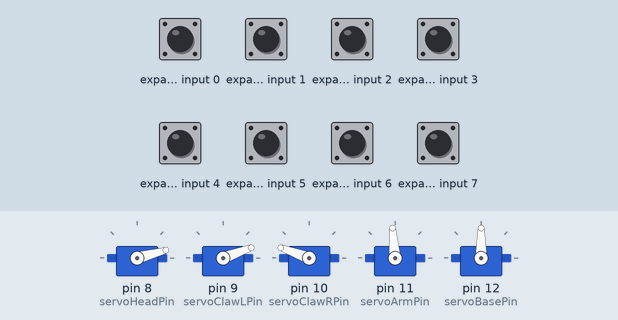
Recording of a sketch running on a simulated Arduino Uno, built with avr-gcc and run on an emulated ATmega328P. On the bench: 5 × servo. Wiring (inferred from the names in the program): NES/SNES game pad: load pin 4; clock pin 3; serial out pin 2. The test bench sets the inputs (shaded band); at power-on: expander input 0–7 HIGH. What the sketch prints to the serial monitor is not drawn.

Above: at 1.4 s.
1.5 s: expander input 2 driven LOW
At 3.1 s:
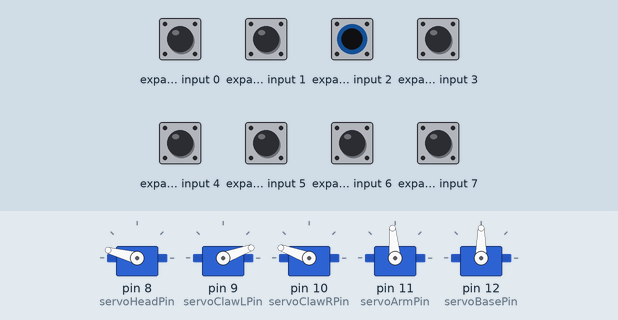
3.4 s: expander input 1 driven LOW
At 4.6 s:
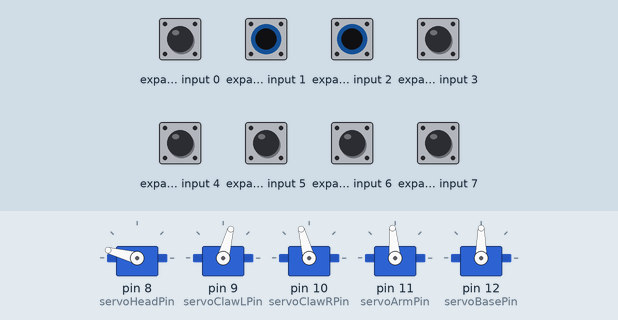
5.0 s: expander input 4 driven LOW
At 6.2 s:
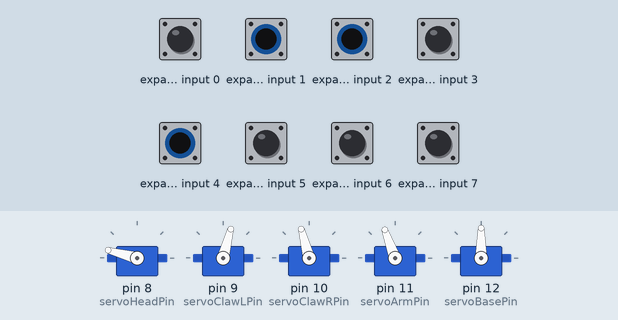
6.5 s: expander input 6 driven LOW
At 7.4 s:
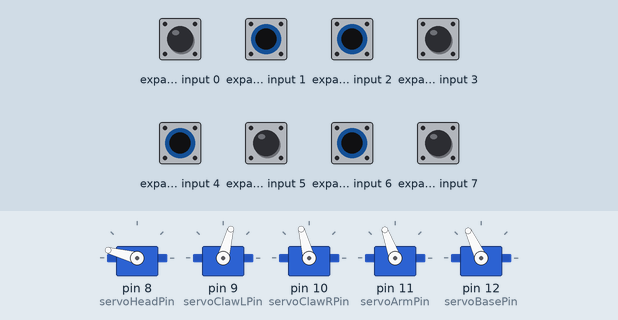
8.0 s: expander input 5 driven LOW
At 8.5 s:
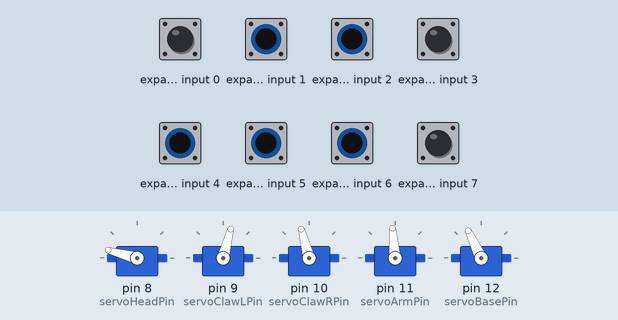
9.5 s: expander input 5 driven HIGH
At 10.8 s:
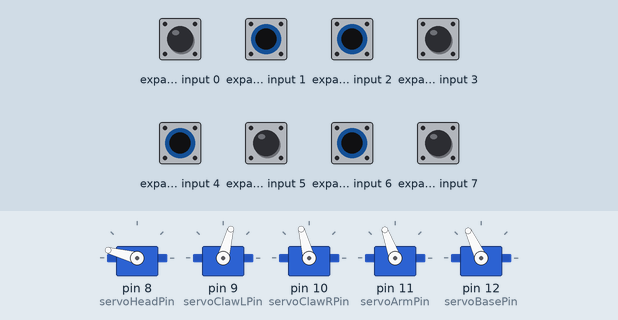
Timing chart, 0 to 12.0 s (numbered marks = the images above; inputs shaded):
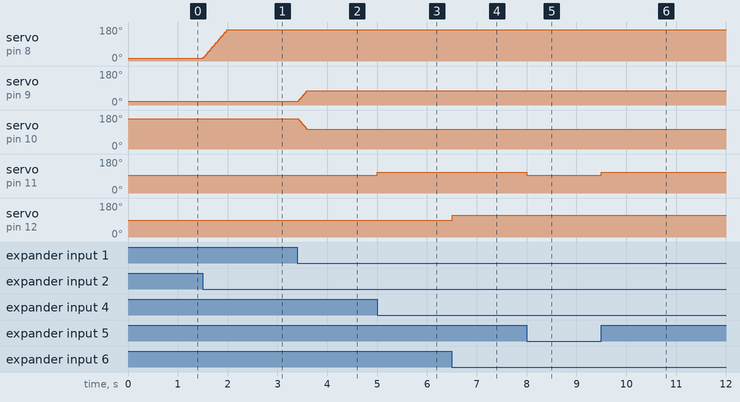

Measured:
- after the input at 1.5 s, servo on pin 8 (servoHeadPin): moves from 15° to 165° over 0.48 s, starting at once
- after the input at 3.4 s, servo on pin 9 (servoClawLPin): moves from 20° to 75° over 0.18 s, starting at once; servo on pin 10 (servoClawRPin): moves from 160° to 105° over 0.18 s, starting at once
- after the input at 5.0 s, servo on pin 11 (servoArmPin): 95° → 110° at once
- after the input at 6.5 s, servo on pin 12 (servoBasePin): 90° → 115° at once
- after the input at 8.0 s, servo on pin 11 (servoArmPin): 110° → 95° at once
- after the input at 9.5 s, servo on pin 11 (servoArmPin): 95° → 110° at once

The sketch:

ChokeBot.ino
```cpp
// (licence header left out)
///
// contants

#define serialSpeed 19200
#define serialBlockDelay 50
#define serialReadDelay 15

#define controlClockPin 3
#define controlLatchPin 4
#define controlDataPin 2
#define controlDataSize 8
#define controlDelay 2 // microseconds

#define controlMaskUp     B00001000
#define controlMaskDown   B00000100
#define controlMaskLeft   B00000010
#define controlMaskRight  B00000001
#define controlMaskStart  B00010000
#define controlMaskSelect B00100000
#define controlMaskB      B01000000
#define controlMaskA      B10000000

#define servoMoveDelay 3 // in milliseconds (for now shared by all servos)
#define servoLowerLimit 0 // these are absolute min / max
#define servoUpperLimit 180

#define servoHeadPin 8
#define servoHeadLowerLimit 15
#define servoHeadUpperLimit 165

#define servoClawLPin 9
#define servoClawRPin 10
#define servoClawLowerLimit 20
#define servoClawUpperLimit 75

#define servoArmPin 11
#define servoArmStop 95
#define servoArmLowerLimit servoArmStop - 15
#define servoArmUpperLimit servoArmStop + 15

#define servoBasePin 12
#define servoBaseStop 90
#define servoBaseLowerLimit servoBaseStop - 25
#define servoBaseUpperLimit servoBaseStop + 25

// strings in flash
#define _string_Enable F("enabled")
#define _string_Disable F("disable")
#define _string_Unknown F("unknown")
#define _string_Intro F(" ~*~~~~~~~~~~~~~~~~~~~~*~\n ~*~ CHOKE-BOT v2.69b ~*~\n ~*~~~~~~~~~~~~~~~~~~~~*~\n")

#define _string_SetupSerial F("serial initialized")
#define _string_SetupControl F("control initialized")
#define _string_SetupServo F("servos initialized")
#define _string_SetupClaw F("claw initialized")
#define _string_SetupHead F("head initialized")
#define _string_SetupArm F("arm initialized")
#define _string_SetupBase F("base initialized")
#define _string_SetupComplete F("setup complete\n")

#define _string_ServoState F("servo state : ")
#define _string_ServoHead F("head : ")
#define _string_ServoClawL F("claw left : ")
#define _string_ServoClawR F("claw right : ")
#define _string_ServoArm F("arm : ")
#define _string_ServoBase F("base : ")

#define _string_SetupParamDelay F("\tdelay (ms) -> ")
//#define _string_SetupParamControlDelay F("\tdelay (µs) -> ")
#define _string_SetupParamControlDelay F("\tdelay (us) -> ") // no mu
#define _string_SetupParamServoMax F("\tservo max (deg) -> ")
#define _string_SetupParamServoMin F("\tservo min (deg) -> ")
#define _string_SetupParamServoPin F("\tservo pin -> ")


///
// debug stuff

//#define _string_DebugControlByte F("debug : 0b")

//#define controlByteDebugEnable
//#define serialReadDebugEnable
//#define updateServoArmDebugEnable
//#define updateServoDebugEnable


///
// libraries

#include <Servo.h>


///
// globals

byte inByte, controlByte;
byte servoMovement = 0;

Servo servoHead;
byte servoHeadPos = servoHeadLowerLimit;
boolean servoHeadEnable = true;

Servo servoClawL, servoClawR;
byte servoClawPos = servoClawLowerLimit;
boolean servoClawLEnable = true;
boolean servoClawREnable = true;

Servo servoArm;
byte servoArmPos = servoArmStop;
boolean servoArmEnable = true;


Servo servoBase;
byte servoBasePos = servoBaseStop;
boolean servoBaseEnable = true;


///
// helpers

byte servoMirror(byte in)
{
  return (servoUpperLimit - in);
}

void servoClamp(byte *pos, byte upperLimit, byte lowerLimit)
{
  if (*pos > upperLimit)
  {
    *pos = upperLimit;
  }
  else if (*pos < lowerLimit)
  {
    *pos = lowerLimit;
  }
}

void servoPrintName(byte servo)
{
  switch (servo)
  {
    case 1:
      Serial.print(_string_ServoHead);
      break;

    case 2:
      Serial.print(_string_ServoClawL);
      break;

    case 3:
      Serial.print(_string_ServoClawR);
      break;

    case 4:
      Serial.print(_string_ServoArm);
      break;

    case 5:
      Serial.print(_string_ServoBase);
      break;

    default:
      Serial.print(_string_Unknown);
      break;
  }
}

void servoPrintEnable(byte servo, boolean state)
{
  Serial.print(_string_ServoState);
  servoPrintName(servo);
  Serial.println(state ? _string_Enable : _string_Disable);
}

void servoPrintPos(byte servo, byte pos)
{
  Serial.print(_string_ServoState);
  servoPrintName(servo);
  Serial.println(pos);
}

void servoPrintParams(byte d, byte u, byte l, byte p)
{
  Serial.print(_string_SetupParamDelay);
  Serial.println(d);
  Serial.print(_string_SetupParamServoMin);
  Serial.println(l);
  Serial.print(_string_SetupParamServoMax);
  Serial.println(u);
  Serial.print(_string_SetupParamServoPin);
  Serial.println(p);
}

byte getSerialByte(boolean block)
{
  inByte = 0; // reset temp space

  Serial.flush(); // empty the serial buffer for safety

  while (block && !Serial.available())
  {
    delay(serialBlockDelay);
  }

  if (Serial.available() > 0) // we have data
  {
    inByte = Serial.read(); // get the data

#ifdef serialReadDebugEnable
    delay(serialReadDelay); // if you need to slow things down
#endif
  }

  return (inByte);
}


///
// update (loop) routines

void updateSerial()
{
  if (getSerialByte(false))
  {
    switch (inByte)
    {
      case 't':
        switch (getSerialByte(true))
        {
          case 'h':
            servoHeadEnable = !servoHeadEnable;
            servoPrintEnable(1, servoHeadEnable);
            break;

          case 'c':
            switch (getSerialByte(true))
            {
              case 'l':
                servoClawLEnable = !servoClawLEnable;
                servoPrintEnable(2, servoClawLEnable);
                break;

              case 'r':
                servoClawREnable = !servoClawREnable;
                servoPrintEnable(3, servoClawREnable);
                break;

              default:
                break;
            }
            break;

          case 'a':
            servoArmEnable = !servoArmEnable;
            servoPrintEnable(4, servoArmEnable);
            break;

          case 'b':
            servoBaseEnable = !servoBaseEnable;
            servoPrintEnable(5, servoBaseEnable);
            break;

          default:
            break;
        }
        break;

      case 's':
        switch (getSerialByte(true))
        {
          case 'a':
            servoArmPos = Serial.parseInt();
            servoPrintPos(4, servoArmPos);
            servoArm.write(servoArmPos);
            break;

          default:
            break;
        }
        break;

      default:
        break;
    }
  }
}

void updateControl()
{
  // reset buffer and prep to latch
  controlByte = 0;

  digitalWrite(controlLatchPin, LOW);
  digitalWrite(controlClockPin, LOW);

  // latch current state
  digitalWrite(controlLatchPin, HIGH);
  delayMicroseconds(controlDelay);
  digitalWrite(controlLatchPin, LOW);

  // read the first bit before we clock
  controlByte = digitalRead(controlDataPin);

  for (int i = 1; i < controlDataSize; i++)
  {
    digitalWrite(controlClockPin, HIGH); // clock in next bit
    delayMicroseconds(controlDelay); // let the old shift register catch up

    controlByte = controlByte << 1; // move data
    controlByte |= digitalRead(controlDataPin); // add new bit

    delayMicroseconds(controlDelay); // waiting to clock again...
    digitalWrite(controlClockPin, LOW);
  }

#ifdef controlByteDebugEnable
  if (controlByte != 0xFF)
  {
    Serial.print(_string_DebugControlByte);
    Serial.println(controlByte, BIN);
  }
#endif

  controlByte = ~controlByte; // NES control has inverted outputs
}

// servo stuff
void updateServoHead()
{
  // update control state
  boolean twistLeft = controlByte & controlMaskSelect;
  boolean twistRight = controlByte & controlMaskStart;

  if (twistLeft || twistRight)
  {
    // calculate move direction
    servoHeadPos += twistLeft - twistRight;

    // clamp between limits
    servoClamp(&servoHeadPos, servoHeadUpperLimit, servoHeadLowerLimit);

    // update position
    if (servoHeadEnable)
      servoHead.write(servoHeadPos);

    // increment movement tracker
    servoMovement++;
  }
}

void updateServoClaw()
{
  // update control state
  boolean openClaw = controlByte & controlMaskB;
  boolean closeClaw = controlByte & controlMaskA;

  if (openClaw || closeClaw)
  {
    // calculate move direction
    servoClawPos += openClaw - closeClaw;

    // clamp between limits
    servoClamp(&servoClawPos, servoClawUpperLimit, servoClawLowerLimit);

    // update position
    if (servoClawLEnable)
      servoClawL.write(servoClawPos);
    if (servoClawREnable)
      servoClawR.write(servoMirror(servoClawPos));

    // increment movement tracker
    servoMovement++;
  }
}

void updateServoArm() // continuous rotation server
{
  // update control state
  boolean raiseArm = controlByte & controlMaskUp;
  boolean lowerArm = controlByte & controlMaskDown;

  // if      (we are moving)        or (either button is pressed)
  if ((servoArmPos != servoArmStop) || raiseArm || lowerArm)
  {
    servoArmPos = servoArmStop; // reset to stop pos

    if (raiseArm && !lowerArm)
      servoArmPos = servoArmUpperLimit; // turn one way

    if (lowerArm && !raiseArm)
      servoArmPos = servoArmLowerLimit; // turn the other way

    // update the direction (or stop)
    if (servoArmEnable)
      servoArm.write(servoArmPos);
  }
}

void updateServoBase()
{
  // update control state
  boolean twistLeft = controlByte & controlMaskLeft;
  boolean twistRight = controlByte & controlMaskRight;

  // if      (we are moving)        or (either button is pressed)
  if ((servoBasePos != servoBaseStop) || twistLeft || twistRight)
  {
    servoBasePos = servoBaseStop; // reset to stop pos, default state

    if (twistLeft && !twistRight)
      servoBasePos = servoBaseUpperLimit; // turn one way

    if (twistRight && !twistLeft)
      servoBasePos = servoBaseLowerLimit; // turn the other way

    // update the direction (or stop)
    if (servoBaseEnable)
      servoBase.write(servoBasePos);
  }
}

void updateServo()
{
  servoMovement = 0; // reset movement flag

  updateServoHead();
  updateServoClaw();
  updateServoArm();
  updateServoBase();

  if (servoMovement)
  {
    delay(servoMoveDelay);
  }
}


/*void updateDebug()
{
  if (servoArmPos < 10)
    Serial.print('0');

  if (servoArmPos < 100)
    Serial.print('0');

  Serial.println(servoArmPos);
}*/


///
// setup routines

void setupSerial()
{
  Serial.begin(serialSpeed);

  Serial.println(_string_Intro);
  Serial.println(_string_SetupSerial);
  Serial.print(_string_SetupParamDelay);
  Serial.println(serialBlockDelay);
}

void setupControl()
{
  pinMode(controlLatchPin, OUTPUT);
  pinMode(controlClockPin, OUTPUT);
  pinMode(controlDataPin,   INPUT);

  digitalWrite(controlLatchPin, HIGH); // waiting states
  digitalWrite(controlClockPin, HIGH); // waiting states

  Serial.println(_string_SetupControl);
  Serial.print(_string_SetupParamControlDelay);
  Serial.println(controlDelay);
}

void setupServoHead()
{
  servoHead.attach(servoHeadPin);
  servoHead.write(servoHeadLowerLimit);

  Serial.println(_string_SetupHead);
  servoPrintParams(servoMoveDelay, servoHeadUpperLimit, servoHeadLowerLimit, servoHeadPin);
}

void setupServoClaw()
{
  servoClawL.attach(servoClawLPin);
  servoClawR.attach(servoClawRPin);

  servoClawL.write(servoClawLowerLimit);
  servoClawR.write(servoMirror(servoClawLowerLimit));

  Serial.println(_string_SetupClaw);
  servoPrintParams(servoMoveDelay, servoClawUpperLimit, servoClawLowerLimit, servoClawLPin);
}

void setupServoArm()
{
  servoArm.attach(servoArmPin);
  servoArm.write(servoArmPos);

  Serial.println(_string_SetupArm);
  servoPrintParams(servoMoveDelay, servoArmUpperLimit, servoArmLowerLimit, servoArmPin);
}

void setupServoBase()
{
  servoBase.attach(servoBasePin);
  servoBase.write(servoBasePos);

  Serial.println(_string_SetupBase);
  servoPrintParams(servoMoveDelay, servoBaseUpperLimit, servoBaseLowerLimit, servoBasePin);
}

void setupServo()
{
  setupServoHead();
  setupServoClaw();
  setupServoArm();
  setupServoBase();

  Serial.println(_string_SetupServo);
}


///
// arduino main stuff

void setup()
{
  setupSerial();  // get talking
  setupControl(); // prep NES controller
  setupServo();   // enable the joints

  Serial.println(_string_SetupComplete);
}


void loop()
{
  updateControl();
  updateSerial();
  updateServo();

  //updateDebug();
}
```
